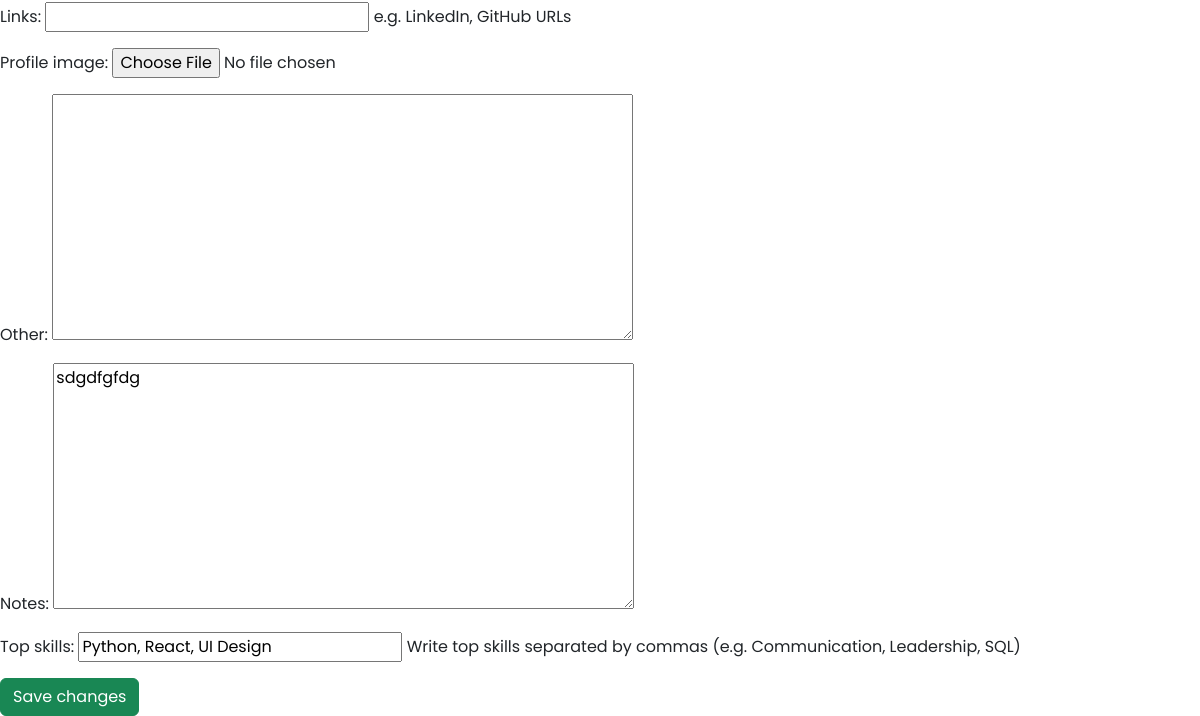
Before: /candidates/5/edit/ (signed in, lower part) with the older database file.
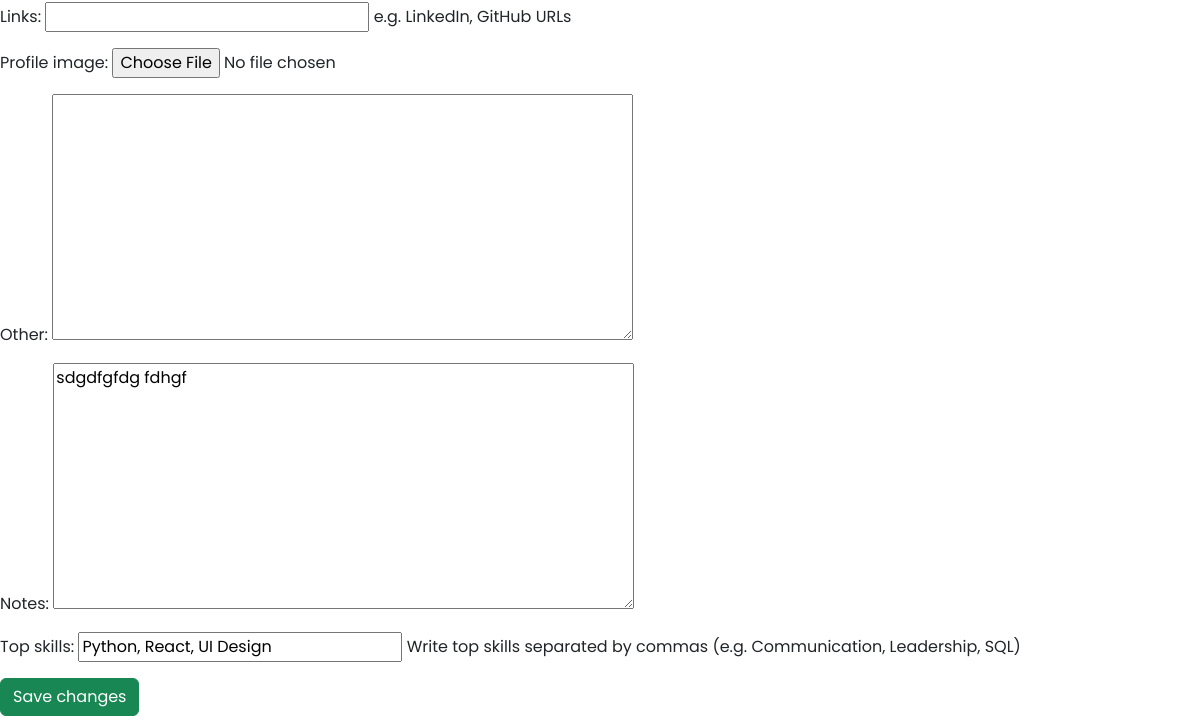
After: the same page with the newer database file.
### candidates/models.py (models this page shows, shortened)
class Candidate(models.Model):
    user = models.ForeignKey(User, on_delete=models.CASCADE)
    name = models.CharField(max_length=100)
    email = models.EmailField()
    job_title = models.CharField(max_length=100, blank=True)
    profile_summary = models.TextField(blank=True)
    work_experience = models.TextField(blank=True)
    education = models.TextField(blank=True)
    location = models.CharField(max_length=100, blank=True)
    links = models.CharField(max_length=255, blank=True, help_text="e.g. LinkedIn, GitHub URLs")
    profile_image = models.ImageField(upload_to='profile_images/', blank=True, null=True)
    other = models.TextField(blank=True)
    notes = models.TextField(blank=True)
    top_skills = models.CharField(
        max_length=255,
        blank=True,
        help_text="Write top skills separated by commas (e.g. Communication, Leadership, SQL)"
    )
    uploaded_at = models.DateTimeField(auto_now_add=True)

### candidates/views.py (the view, shortened to what this page needs)
# urls.py: path('<int:pk>/edit/', views.CandidateUpdateView.as_view(), name='candidate_edit'),  # Redigera kandidat
class CandidateUpdateView(UpdateView):
    model = Candidate
    fields = [
            'name', 'email', 'job_title', 'profile_summary',
            'work_experience', 'education', 'location', 'links',
            'profile_image', 'other', 'notes', 'top_skills'
        ]
    template_name = 'candidate-form.html'
    def get_object(self, queryset=None):
        obj = super().get_object(queryset)
        if obj.user != self.request.user:
            raise Http404("This candidate does not belong to you.")
        return obj

### templates/candidate-form.html (shortened to what this page needs)
{% extends 'base.html' %}
{% block content %}
  <form method="post">
    {{ form.as_p }}
    <button type="submit" class="btn btn-success">Save changes</button>
  </form>
{% endblock %}

Changed rows visible on the page:
changed Candidate "Python, React, UI Design": notes "sdgdfgfdg" → "sdgdfgfdg fdhgf"
